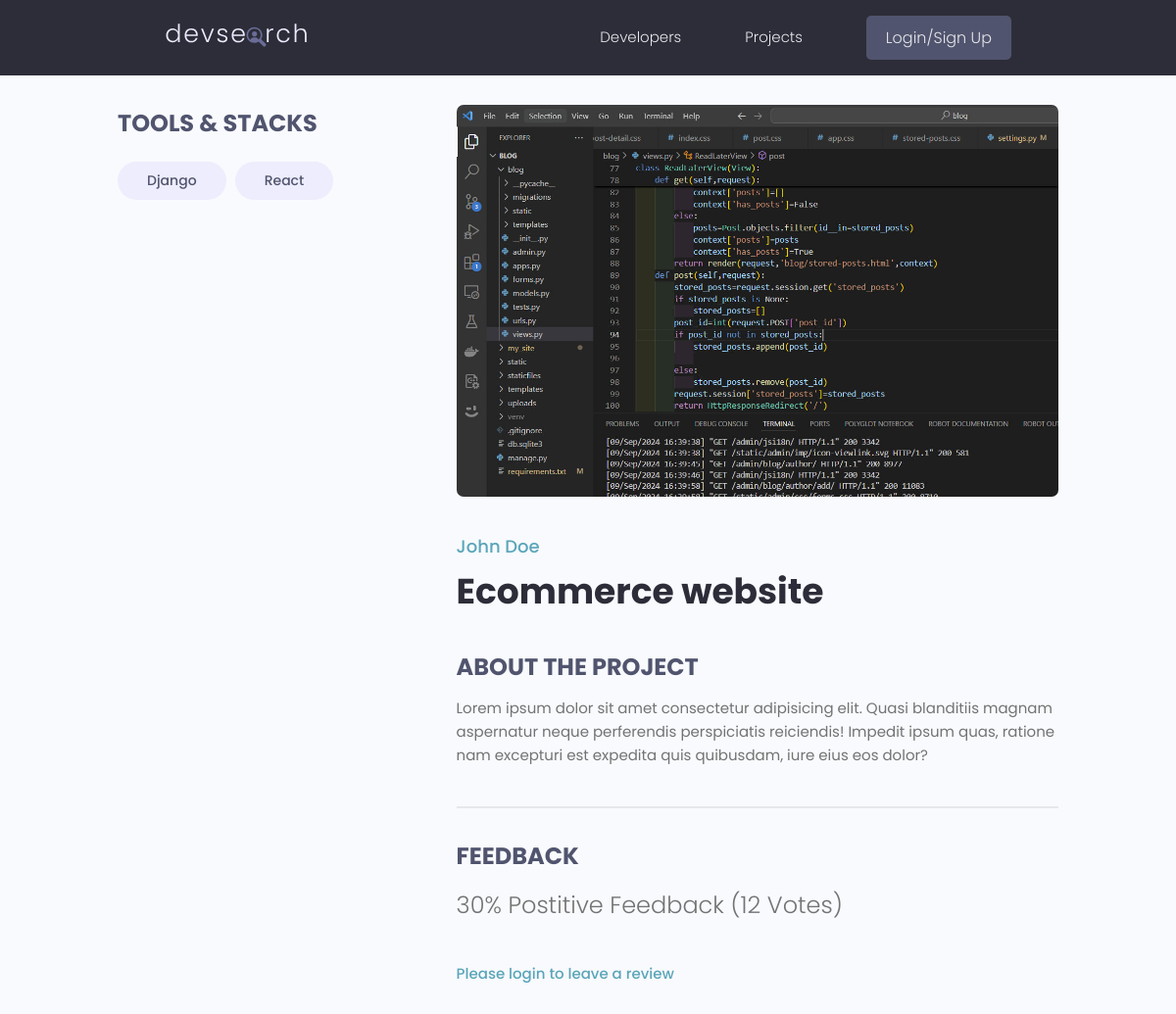
Page /projects/project/d3dc1c6a-b13a-4025-a66b-91006c8eb90f/ on the earlier database version.
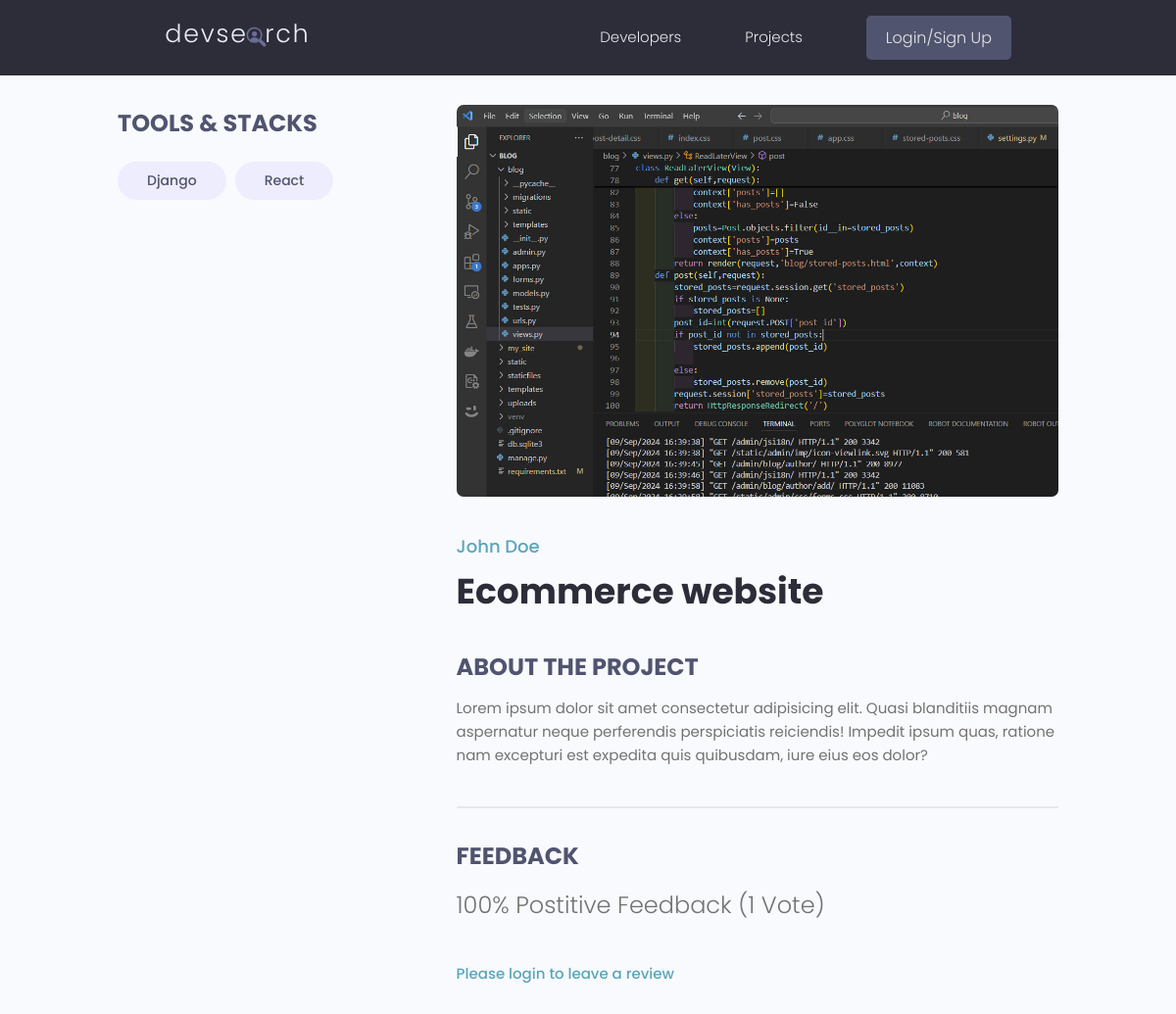
Same page on the later database version.
### projects/models.py (models this page shows, shortened)
class Project(models.Model):
    owner = models.ForeignKey(Profile,null=True,blank=True,on_delete=models.SET_NULL)
    title=models.CharField(max_length=200)
    description=models.TextField(null=True,blank=True)
    featured_img=models.ImageField(null=True,blank=True,default='default.jpg')
    demo_link=models.CharField(max_length=2000,null=True,blank=True)
    source_link=models.CharField(max_length=2000,null=True,blank=True)
    tags=models.ManyToManyField('Tag',blank=True)
    vote_total=models.IntegerField(default=0,null=True,blank=True)
    vote_ratio=models.IntegerField(default=0,null=True,blank=True)
    created=models.DateTimeField(auto_now_add=True)
    id = models.UUIDField(default=uuid.uuid4,unique=True,primary_key=True,editable=False)
    class Meta:
        ordering=['-vote_ratio','-vote_total']
    @property
    def reviwers(self):
        queryset = self.review_set.all().values_list('owner__id',flat=True)
        return queryset

### users/models.py (models this page shows, shortened)
class Profile(models.Model):
    user = models.OneToOneField(User, on_delete=models.CASCADE, null=True, blank=True)
    name = models.CharField(max_length=200, blank=True, null=True)
    email = models.EmailField(max_length=500, blank=True, null=True)
    username = models.CharField(max_length=200, blank=True, null=True)
    location = models.CharField(max_length=200, blank=True, null=True)
    short_intro = models.CharField(max_length=200, blank=True, null=True)
    bio = models.TextField(blank=True, null=True)
    profile_image = models.ImageField(null=True, blank=True, upload_to='profiles/', default="profiles/user-default.png")
    social_github = models.CharField(max_length=200, blank=True, null=True)
    social_twitter = models.CharField(max_length=200, blank=True, null=True)
    social_linkedin = models.CharField(max_length=200, blank=True, null=True)
    social_youtube = models.CharField(max_length=200, blank=True, null=True)
    social_website = models.CharField(max_length=200, blank=True, null=True)
    created=models.DateTimeField(auto_now_add=True)
    id = models.UUIDField(default=uuid.uuid4,unique=True,primary_key=True,editable=False)

### projects/views.py (the view, shortened to what this page needs)
# urls.py: path('project/<str:pk>/',views.project,name='project'),
def project(request,pk):
    projectObj=Project.objects.get(id=pk)
    form=ReviewForm()
    context={'project':projectObj,'form':form}
    return render(request,'projects/single-project.html',context)

### projects/models.py (called while the page is built)
    def __str__(self):
        return self.name

### projects/templates/projects/single-project.html (shortened to what this page needs)
{% extends 'main.html' %}
    {% block content %}
  <main class="singleProject my-md">
    <div class="container">
      <div class="layout">
        <div class="column column--1of3">
          <h3 class="singleProject__subtitle">Tools & Stacks</h3>
          <div class="singleProject__toolStack">
            {% for tag in project.tags.all %}
            <span class="tag tag--pill tag--sub tag--lg">
              <small>{{ tag }}</small>
            </span>
           {% endfor %}
          </div>
        </div>
        <div class="column column--2of3">
          <img class="singleProject__preview" src="{{ project.featured_img.url }}" alt="portfolio thumbnail" />
          <a href="profile.html" class="singleProject__developer">{{ project.owner.name}}</a>
          <h2 class="singleProject__title">{{ project.title }}</h2>
          <h3 class="singleProject__subtitle">About the Project</h3>
          <div class="singleProject__info">
            {{ project.description }}
          </div>
          <div class="comments">
            <h3 class="singleProject__subtitle">Feedback</h3>
            <h5 class="project--rating">
              {{ project.vote_ratio }}% Postitive Feedback ({{ project.vote_total}} Vote{{ project.vote_total|pluralize:"s" }})
            </h5>
            {% if request.user.profile.id in project.reviwers %}
            <p>You have already submitted your review for this project</p>
            {% elif request.user.profile == project.owner %}
            <p>You cannot review your own work</p>
            {% else %}
            <a href="{% url 'login' %}?next={{request.path}}">Please login to leave a review</a>
            {% endif %}
          </div>
        </div>
      </div>
    </div>
  </main>
    {% endblock %}

Differences in the rows shown:
changed Project "Ecommerce website": vote_ratio "30" → "100"; vote_total "12" → "1"
